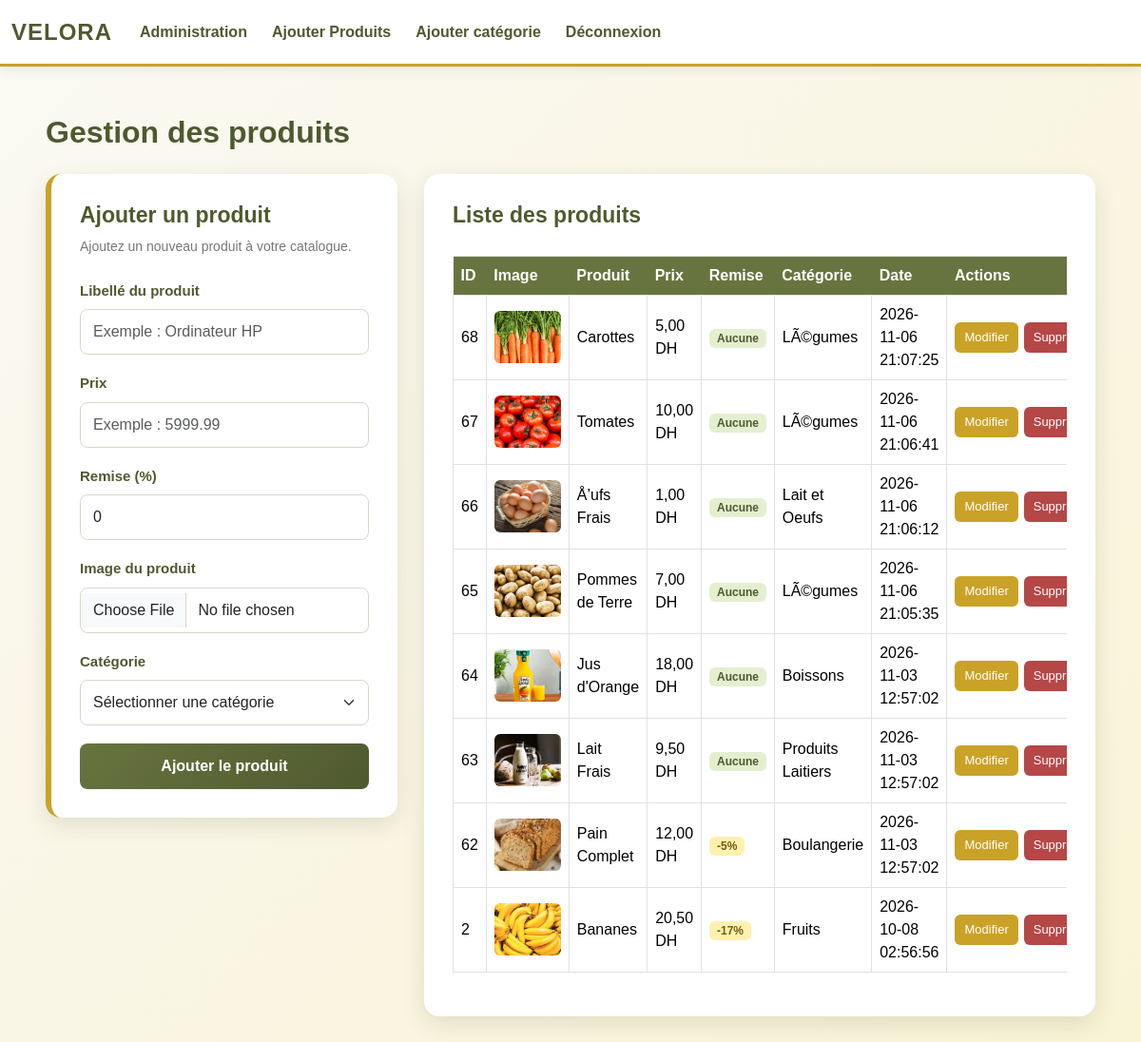
Page /produit.php (signed in) on the committed database.
### tables this page shows
CREATE TABLE `produit` (
  `Id` int(11) NOT NULL,
  `Libelle` varchar(255) NOT NULL,
  `Prix` decimal(10,2) NOT NULL,
  `Discount` int(11) DEFAULT 0,
  `image` varchar(255) DEFAULT NULL,
  `id_categorie` int(11) NOT NULL,
  `date_creation` datetime DEFAULT current_timestamp()
);

CREATE TABLE `categorie` (
  `Id` int(11) NOT NULL,
  `Libelle` varchar(255) NOT NULL,
  `Description` varchar(500) DEFAULT NULL,
  `date_creation` datetime DEFAULT current_timestamp()
);

### produit.php (the view, shortened to what this page needs)
<?php
require_once "include/data.php";
$uploadUrl = "uploads/";
$produitAModifier = null;
$sqlCategories = $pdo->query(
        "SELECT Id, Libelle
     FROM Categorie
     ORDER BY Libelle ASC"
);
$categories = $sqlCategories->fetchAll(PDO::FETCH_ASSOC);
$sqlProduits = $pdo->query(
        "SELECT
        Produit.Id,
        Produit.Libelle,
        Produit.Prix,
        Produit.Discount,
        Produit.image,
        Produit.date_creation,
        Produit.id_categorie,
        Categorie.Libelle AS categorie
     FROM Produit
     INNER JOIN Categorie
        ON Produit.id_categorie = Categorie.Id
     ORDER BY Produit.Id DESC"
);
$produits = $sqlProduits->fetchAll(PDO::FETCH_ASSOC);
?>
<!DOCTYPE html>
<html lang="fr">
<head>
    <link
            href="https://cdn.jsdelivr.net/npm/bootstrap@5.3.8/dist/css/bootstrap.min.css"
            rel="stylesheet"
    >
</head>
<body>
<?php include "include/nav.php"; ?>
<main class="page-wrapper">
    <h1 class="page-title">
        Gestion des produits
    </h1>
    <div class="content-grid">
        <section class="form-card">
            <?php if ($produitAModifier): ?>
                <h2 class="card-title">
                    Modifier le produit
                </h2>
                <p class="card-subtitle">
                    Modifiez les informations du produit.
                </p>
                <form method="post" enctype="multipart/form-data">
                    <input
                            type="hidden"
                            name="id"
                            value="<?= htmlspecialchars($produitAModifier['Id']) ?>"
                    >
                    <label class="form-label" for="libelle">
                        Libellé du produit
                    </label>
                    <input
                            type="text"
                            id="libelle"
                            name="libelle"
                            class="form-control"
                            value="<?= htmlspecialchars($produitAModifier['Libelle']) ?>"
                            required
                    >
                    <label class="form-label" for="prix">
                        Prix
                    </label>
                    <input
                            type="number"
                            id="prix"
                            name="prix"
                            class="form-control"
                            value="<?= htmlspecialchars($produitAModifier['Prix']) ?>"
                            min="0"
                            step="0.01"
                            required
                    >
                    <label class="form-label" for="discount">
                        Remise (%)
                    </label>
                    <input
                            type="number"
                            id="discount"
                            name="discount"
                            class="form-control"
                            value="<?= htmlspecialchars($produitAModifier['Discount']) ?>"
                            min="0"
                            max="100"
                            required
                    >
                    <label class="form-label" for="id_categorie">
                        Catégorie
                    </label>
                    <select
                            id="id_categorie"
                            name="id_categorie"
                            class="form-select"
                            required
                    >
                        <option value="">
                            Sélectionner une catégorie
                        </option>
                        <?php foreach ($categories as $categorie): ?>
                            <option
                                    value="<?= htmlspecialchars($categorie['Id']) ?>"
                                    <?= (
                                            $categorie['Id'] ==
                                            $produitAModifier['id_categorie']
                                    ) ? 'selected' : '' ?>
                            >
                                <?= htmlspecialchars($categorie['Libelle']) ?>
                            </option>
                        <?php endforeach; ?>
                    </select>
                    <label class="form-label" for="image">
                        Nouvelle image (optionnel)
                    </label>
                    <input
                            type="file"
                            id="image"
                            name="image"
                            class="form-control"
                            accept="image/jpeg,image/png,image/webp"
                    >
                    <button
                            type="submit"
                            name="enregistrer"
                            class="btn-save"
                    >
                        Enregistrer les modifications
                    </button>
                    <a
                            href="/ecomerce/produit.php"
                            class="btn-cancel"
                    >
                        Annuler
                    </a>
                </form>
            <?php else: ?>
                <h2 class="card-title">
                    Ajouter un produit
                </h2>
                <p class="card-subtitle">
                    Ajoutez un nouveau produit à votre catalogue.
                </p>
                <?php if (count($categories) > 0): ?>
                    <form method="post" enctype="multipart/form-data">
                        <label class="form-label" for="libelle">
                            Libellé du produit
                        </label>
                        <input
                                type="text"
                                id="libelle"
                                name="libelle"
                                class="form-control"
                                placeholder="Exemple : Ordinateur HP"
                                required
                        >
                        <label class="form-label" for="prix">
                            Prix
                        </label>
                        <input
                                type="number"
                                id="prix"
                                name="prix"
                                class="form-control"
                                placeholder="Exemple : 5999.99"
                                min="0"
                                step="0.01"
                                required
                        >
                        <label class="form-label" for="discount">
                            Remise (%)
                        </label>
                        <input
                                type="number"
                                id="discount"
                                name="discount"
                                class="form-control"
                                value="0"
                                min="0"
                                max="100"
                                required
                        >
                        <label class="form-label" for="image">
                            Image du produit
                        </label>
                        <input
                                type="file"
                                id="image"
                                name="image"
                                class="form-control"
                                accept="image/jpeg,image/png,image/webp"
                                required
                        >
                        <label class="form-label" for="id_categorie">
                            Catégorie
                        </label>
                        <select
                                id="id_categorie"
                                name="id_categorie"
                                class="form-select"
                                required
                        >
                            <option value="">
                                Sélectionner une catégorie
                            </option>
                        </select>
                        <button
                                type="submit"
                                name="ajouter"
                                class="btn-add"
                        >
                            Ajouter le produit
                        </button>
                    </form>
                <?php endif; ?>
            <?php endif; ?>
        </section>
        <section class="table-card">
            <h2 class="card-title">
                Liste des produits
            </h2>
            <div class="table-wrapper">
                <?php if (count($produits) > 0): ?>
                    <table class="table table-bordered">
                        <thead>
                        <tr>
                            <th>ID</th>
                            <th>Image</th>
                            <th>Produit</th>
                            <th>Prix</th>
                            <th>Remise</th>
                            <th>Catégorie</th>
                            <th>Date</th>
                            <th>Actions</th>
                        </tr>
                        </thead>
                        <tbody>
                        <?php foreach ($produits as $produit): ?>
                            <tr>
                                <td>
                                    <?= htmlspecialchars($produit['Id']) ?>
                                </td>
                                <td>
                                    <?php if (!empty($produit['image'])): ?>
                                        <img
                                                src="<?= $uploadUrl . htmlspecialchars($produit['image']) ?>"
                                                alt="<?= htmlspecialchars($produit['Libelle']) ?>"
                                                style="width:70px;height:55px;object-fit:cover;border-radius:6px;"
                                        >
                                    <?php else: ?>
                                        —
                                    <?php endif; ?>
                                </td>
                                <td>
                                    <?= htmlspecialchars($produit['Libelle']) ?>
                                </td>
                                <td>
                                    <?= number_format(
                                            $produit['Prix'],
                                            2,
                                            ',',
                                            ' '
                                    ) ?>
                                    DH
                                </td>
                                <td>
                                    <?php if ($produit['Discount'] > 0): ?>
                                        <span class="badge badge-discount">
                                            -<?= htmlspecialchars(
                                                    $produit['Discount']
                                            ) ?>%
                                        </span>
                                    <?php else: ?>
                                        <span class="badge badge-normal">
                                            Aucune
                                        </span>
                                    <?php endif; ?>
                                </td>
                                <td>
                                    <?= htmlspecialchars(
                                            $produit['categorie']
                                    ) ?>
                                </td>
                                <td>
                                    <?= htmlspecialchars(
                                            $produit['date_creation']
                                    ) ?>
                                </td>
                                <td>
                                    <div class="actions">
                                        <a
                                                href="/ecomerce/produit.php?modifier=<?= $produit['Id'] ?>"
                                                class="btn-edit"
                                        >
                                            Modifier
                                        </a>
                                        <form
                                                method="post"
                                                action="supprimer.php"
                                                onsubmit="return confirm('Voulez-vous supprimer ce produit ?');"
                                        >
                                            <button
                                                    type="submit"
                                                    name="supprimer"
                                                    class="btn-delete"
                                            >
                                                Supprimer
                                            </button>
                                        </form>
                                    </div>
                                </td>
                            </tr>
                        <?php endforeach; ?>
                        </tbody>
                    </table>
                <?php else: ?>
                    <p class="empty-message">
                        Aucun produit enregistré pour le moment.
                    </p>
                <?php endif; ?>
            </div>
        </section>
    </div>
</main>
</body>
</html>

### produit.php (style rules this page uses)
:root { --olive: #68743f; --olive-dark: #4f592f; --gold: #c9a227; --text: #333; --muted: #777; }
* { margin: 0; padding: 0; box-sizing: border-box; }
body { min-height: 100vh; font-family: Arial, sans-serif; color: var(--text ); background: linear-gradient( 135deg, rgba(250, 249, 243, 0.96), rgba(244, 231, 173, 0.5) ); }
.page-wrapper { width: 92%; max-width: 1250px; margin: 50px auto; }
.page-title { margin-bottom: 25px; color: var(--olive-dark); font-size: 32px; font-weight: bold; }
.content-grid { display: grid; grid-template-columns: 370px 1fr; gap: 28px; align-items: start; }
.form-card, .table-card { padding: 30px; background-color: white; border-radius: 16px; box-shadow: 0 8px 25px rgba(80, 80, 40, 0.14); }
.form-card { border-left: 6px solid var(--gold); }
.card-title { margin-bottom: 8px; color: var(--olive-dark); font-size: 23px; font-weight: bold; }
.card-subtitle { margin-bottom: 25px; color: var(--muted); font-size: 14px; }
.form-label { display: block; margin-bottom: 8px; color: var(--olive-dark); font-size: 15px; font-weight: bold; }
.form-control, .form-select { width: 100%; min-height: 46px; margin-bottom: 19px; padding: 11px 13px; border: 1px solid #d8d8c8; border-radius: 8px; outline: none; transition: 0.3s ease; }
.btn-add, .btn-save { width: 100%; min-height: 47px; padding: 12px; color: white; background: linear-gradient( 135deg, var(--olive), var(--olive-dark) ); border: none; border-radius: 8px; font-size: 16px; font-weight: bold; cursor: pointer; transition: 0.3s ease; }
.table-card { overflow: hidden; }
.table-wrapper { overflow-x: auto; }
.table { margin-top: 20px; vertical-align: middle; }
.table thead th { color: white; background-color: var(--olive); border: none; white-space: nowrap; }
.badge-discount { color: #725c12; background-color: #fff1ae; }
.badge-normal { color: #4f592f; background-color: #e4efd0; }
.actions { display: flex; gap: 6px; align-items: center; }
.btn-edit { padding: 6px 10px; color: white; background-color: var(--gold); border: none; border-radius: 6px; font-size: 13px; text-decoration: none; white-space: nowrap; }
.btn-delete { padding: 6px 10px; color: white; background-color: #b54747; border: none; border-radius: 6px; font-size: 13px; cursor: pointer; white-space: nowrap; }

### rows in the picture
produit: Id "68", image (picture), Libelle "Carottes", Prix "5,00", Discount "Aucune", id_categorie.Libelle "LÃ©gumes", date_creation "2026-11-06 21:07:25"
produit: Id "67", image (picture), Libelle "Tomates", Prix "10,00", Discount "Aucune", id_categorie.Libelle "LÃ©gumes", date_creation "2026-11-06 21:06:41"
produit: Id "66", image (picture), Libelle "Å’ufs Frais", Prix "1,00", Discount "Aucune", id_categorie.Libelle "Lait et Oeufs", date_creation "2026-11-06 21:06:12"
produit: Id "65", image (picture), Libelle "Pommes de Terre", Prix "7,00", Discount "Aucune", id_categorie.Libelle "LÃ©gumes", date_creation "2026-11-06 21:05:35"
produit: Id "64", image (picture), Libelle "Jus d'Orange", Prix "18,00", Discount "Aucune", id_categorie.Libelle "Boissons", date_creation "2026-11-03 12:57:02"
produit: Id "63", image (picture), Libelle "Lait Frais", Prix "9,50", Discount "Aucune", id_categorie.Libelle "Produits Laitiers", date_creation "2026-11-03 12:57:02"
produit: Id "62", image (picture), Libelle "Pain Complet", Prix "12,00", Discount "5", id_categorie.Libelle "Boulangerie", date_creation "2026-11-03 12:57:02"
produit: Id "2", image (picture), Libelle "Bananes", Prix "20,50", Discount "17", id_categorie.Libelle "Fruits", date_creation "2026-10-08 02:56:56"
